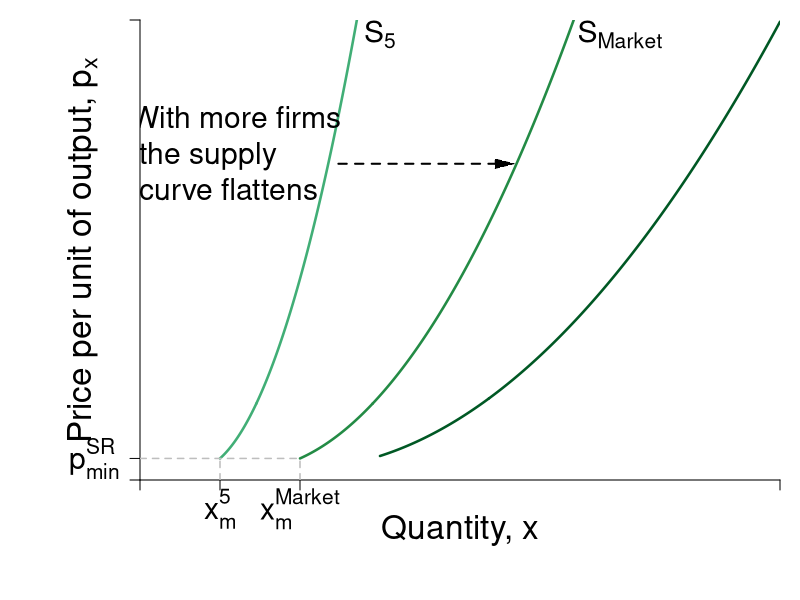

Recreate this plot in R.
#Graph Designer: Simon Halliday
#Authors: Bowles, Foley and Halliday
#Title: Coordination, Conflict and Competition: A Text in Microeconomics

require(shape)
pdf(file = "firmmarketsupply/supply_upward_market_cube.pdf", width = 9, height = 7)

#Set parameters for graphics
pointsize <- 1.8
axislabelsize <- 2
labelsize <- 1.8
namesize <- 1.8
annotatesize <- 1.8
graphlinewidth <- 2.5
segmentlinewidth <- 1.5

COL <- c("#7fc97f", "#beaed4", "#fdc086", "#ffff99", "#386cb0", "#f0027f", "#bf5b17", "#666666")
COLA <- c("#e0f3db", "#99d8c9","#66c2a4","#41ae76", "#238b45", "#005824")
COLB <- c("#c6dbef", "#4eb3d3", "#2b8cbe", "#0868ac","#084081")

#Edited the margins to cater for the larger LHS labels
par(mar =  c(6, 7, 1, 1))

AvgRevenue <- function(x, rmax = 12, xmax = 12){
  rmax - (rmax/xmax)*x
}

MRevenue <- function(x, rmax = 12, xmax = 12){
  rmax - 2*(rmax/xmax)*x
}

Cost <- function(x, c0 = 6, c1 = 2, c2 = -0.5, c3 = 0.3){
  c0 + c1*x + c2*x^2 + c3*x^3 
}

AvgCost <- function(x, c0 = 6, c1 = 2, c2 = -1, c3 = 0.2){
  c0/x + c1 + c2*x + c3*x^2
}

AvgVarCost <- function(x, c0 = 6, c1 = 2, c2 = -1, c3 = 0.2){
  c1 + c2*x + c3*x^2
}

MCost <- function(x, c1 = 2, c2 = -1, c3 = 0.2){
  c1 + 2*c2*x + 3*c3*x^2
}

TwoFirmMCost <- function(x, c1 = 2, c2 = -1/2, c3 = 0.2/4){
  c1 + 2*c2*x + 3*c3*x^2
}

FiveFirmMCost <- function(x, c1 = 2, c2 = -1/5, c3 = 0.2/25){
  c1 + 2*c2*x + 3*c3*x^2
}

MarketMCost <- function(x, c1 = 2, c2 = -1/10, c3 = 0.2/100){
  c1 + 2*c2*x + 3*c3*x^2
}

MarketMCost_2 <- function(x, c1 = 2, c2 = -1/15, c3 = 0.2/220){
  c1 + 2*c2*x + 3*c3*x^2
}

xlims <- c(0, 100)
#xlims <- c(0, 75) 
ylims <- c(0, 16)

npts <- 501 

plot(0, 0, xlim = xlims, ylim = ylims, type = "n",
     xlab = expression(paste("")),
     ylab = expression(paste("")), 
     xaxt = "n", 
     yaxt = "n", 
     cex.lab = axislabelsize, 
     bty = "n",
     xaxs="i", 
     yaxs="i")

# ticksy <- seq(from = ylims[1], to = ylims[2], by = 1)
# ylabels <- seq(from = ylims[1], to = ylims[2], by = 1)
# ticksx <- seq(from = xlims[1], to = xlims[2], by = 1)
# xlabels <- seq(from = xlims[1], to = xlims[2], by = 1)
ticksy <- c(0, MCost(x = 2.5), ylims[2])
ylabels <- c(NA,  expression(paste(p[min]^{SR})), NA)
ticksx <- c(0,2.5*5, 2.5*10, xlims[2])
xlabels <- c(NA, NA, NA, NA)

axis(1, at = ticksx, pos = 0, labels = xlabels, cex.axis = labelsize)
axis(2, at = ticksy, pos = 0, labels = ylabels, las = 1, cex.axis = labelsize)

npts <- 500 
xx1 <- seq(xlims[1], xlims[2], length.out = npts)
xx2 <- seq(5/2, 3.63514, length.out = npts)
xx3 <- seq(3.63514, xlims[2], length.out = npts)
xx4 <- seq(3.63514*2, xlims[2], length.out = npts)
xx5 <- seq(3.63514*5, xlims[2], length.out = npts)
xx6 <- seq(3.63514*10, xlims[2], length.out = npts)
xx11 <- seq(3.63514*15, xlims[2], length.out = npts)

xx7 <- seq(2.5, 3.63514, length.out = npts)
xx8 <- seq(2.5*2, 3.63514*2, length.out = npts)
xx9 <- seq(2.5*5, 3.63514*5, length.out = npts)
xx10 <- seq(2.5*10, 3.63514*10, length.out = npts)
xx12 <- seq(2.5*15, 3.63514*15, length.out = npts)

#lines(xx1, AvgCost(xx1), col = COLA[6], lwd = graphlinewidth)
#lines(xx1, AvgVarCost(xx1), col = COLA[5], lwd = graphlinewidth)
#lines(xx3, MCost(xx3), col = COLA[2], lwd = graphlinewidth)
#lines(xx4, TwoFirmMCost(xx4), col = COLA[3], lwd = graphlinewidth)
lines(xx5, FiveFirmMCost(xx5), col = COLA[4], lwd = graphlinewidth)
lines(xx6, MarketMCost(xx6), col = COLA[5], lwd = graphlinewidth)
#lines(xx7, MCost(xx7), col = COLA[2], lwd = graphlinewidth)
#lines(xx8, TwoFirmMCost(xx8), col = COLA[3], lwd = graphlinewidth)
lines(xx9, FiveFirmMCost(xx9), col = COLA[4], lwd = graphlinewidth)
lines(xx10, MarketMCost(xx10), col = COLA[5], lwd = graphlinewidth)

lines(xx11, MarketMCost_2(xx11), col = COLA[6], lwd = graphlinewidth)

lines(xx12, MarketMCost_2(xx12), col = COLA[6], lwd = graphlinewidth)


#Label the axes
mtext(expression(paste("Quantity, ", x)), side = 1, line = 2.5, cex = axislabelsize)
#mtext(expression(paste("Quantity of output, ", x)), side = 1, line = 2.5, cex = axislabelsize)
text(-9, 0.5*ylims[2], expression(paste("Price per unit of output, ", p[x])), xpd = TRUE, cex = axislabelsize, srt = 90) 

#Label curves
# text(6.1, 4.9, expression(paste(ac(x))), cex = labelsize)
# text(7.5, 4.9, expression(paste(avc(x))), cex = labelsize)
#text(8, 15.5, expression(paste(S[1])), cex = labelsize)
#text(15, 15.5, expression(paste(S[2])), cex = labelsize)
text(37.5, 15.5, expression(paste(S[5])), cex = labelsize)
text(75, 15.5, expression(paste(S[Market])), cex = labelsize)

#text(9, 8.5, expression(paste("curve for")), cex = labelsize)
#text(9, 9, expression(paste("1 firm")), cex = labelsize)

#text(8, 8, expression(paste(mc(x))), cex = labelsize)


text(15, 10, expression(paste("With more firms\n the supply\n curve flattens")), cex = labelsize)
#text(15, 9.2+5, expression(paste("the supply curve")), cex = labelsize)
#text(15, 8.4+5, expression(paste("flattens")), cex = labelsize)
#Arrows(6.5 ,11, 10, 11, col = "black", code = 2, lty = 2, lwd = 2, arr.type = "triangle", arr.lwd = 0.5)
#Arrows(13 ,11, 27, 11, col = "black", code = 2, lty = 2, lwd = 2, arr.type = "triangle", arr.lwd = 0.5)
Arrows(31 ,11, 57, 11, col = "black", code = 2, lty = 2, lwd = 2, arr.type = "triangle", arr.lwd = 0.5)
#Draw segments for total costs
# segments(0, MCost(x = 5/2), 3.63514, MCost(x = 5/2), lty = 2, col = "gray" , lwd = segmentlinewidth)
# segments(5/2, 0, 5/2, MCost(x = 5/2), lty = 2, col = "gray" , lwd = segmentlinewidth)
# 

#segments(0, MarketMCost(x = 3.63514*10), 3.63514*10, MarketMCost(x = 3.63514*10), lty = 2, col = "gray" , lwd = segmentlinewidth)
# segments(3.63514, 0, 3.63514, MCost(x = 3.63514), lty = 2, col = "gray" , lwd = segmentlinewidth)
# segments(3.63514*2, 0, 3.63514*2, TwoFirmMCost(x = 3.63514*2), lty = 2, col = "gray" , lwd = segmentlinewidth)
# segments(3.63514*5, 0, 3.63514*5, FiveFirmMCost(x = 3.63514*5), lty = 2, col = "gray" , lwd = segmentlinewidth)
# segments(36.3514, 0, 36.3514, MarketMCost(x = 36.3514), lty = 2, col = "gray" , lwd = segmentlinewidth)

segments(0, MarketMCost(x = 2.5*10), 2.5*10, MarketMCost(x = 2.5*10), lty = 2, col = "gray" , lwd = segmentlinewidth)
#segments(2.5, 0, 2.5, MCost(x = 2.5), lty = 2, col = "gray" , lwd = segmentlinewidth)
#segments(2.5*2, 0, 2.5*2, TwoFirmMCost(x = 2.5*2), lty = 2, col = "gray" , lwd = segmentlinewidth)
segments(2.5*5, 0, 2.5*5, FiveFirmMCost(x = 2.5*5), lty = 2, col = "gray" , lwd = segmentlinewidth)
segments(2.5*10, 0, 2.5*10, MarketMCost(x = 2.5*10), lty = 2, col = "gray" , lwd = segmentlinewidth)


#Label Points for comparison
# points(3.63514, MCost(x = 3.63514), pch = 16, col = "black", cex = 1.5)
# text(3.63514 + 1, MCost(x = 3.63514) - 0.65, expression(a), cex = labelsize)
# points(3.63514*2, TwoFirmMCost(x = 3.63514*2), pch = 16, col = "black", cex = 1.5)
# text(3.63514*2 + 1, TwoFirmMCost(x = 3.63514*2) - 0.65, expression(b), cex = labelsize)
# points(3.63514*5, FiveFirmMCost(x = 3.63514*5), pch = 16, col = "black", cex = 1.5)
# text(3.63514*5 + 1, FiveFirmMCost(x = 3.63514*5) - 0.65, expression(c), cex = labelsize)
# points(3.63514*10, MarketMCost(x = 3.63514*10), pch = 16, col = "black", cex = 1.5)
# text(3.63514*10 + 1, MarketMCost(x = 3.63514*10) - 0.65, expression(d), cex = labelsize)

# points(5/2, MCost(x = 5/2), pch = 16, col = "black", cex = 1.5)
# text(5/2 + 0.15, MCost(x = 5/2) - 0.15, expression(b), cex = labelsize)

#Arrow to for sr losses
# text(1.5, 2.22, expression(paste(p[min]^{SR} < p, phantom() < p[min]^{LR})), cex = labelsize)
# text(1.5, 2, expression(paste("short-run losses")), cex = labelsize)
# text(1.5, 1.78, expression(paste("firm supplies x")), cex = labelsize)
# text(1.5, 1.6, expression(paste("in short run")), cex = labelsize)
# text(1.5, 1.38, expression(paste("not long run")), cex = labelsize)
# 



#Arrow to for sr shutdown
# text(5.5, 0.7, expression(paste(p < p[min]^{SR})), cex = labelsize)
# text(5.5, 0.45, expression(paste("unable to cover fixed costs")), cex = labelsize)
# text(5.5, 0.25, expression(paste("firm shuts down")), cex = labelsize)
# Arrows(3.8, 0.1, 3.8, MCost(x = 5/2) - 0.1, col = "black", code = 3, lty = 1, lwd = 2, arr.type = "triangle", arr.lwd = 0.5)
text(2.5*5, -1, expression(paste(x[m]^{5})), xpd = TRUE, cex = labelsize)
text(2.5*10, -1, expression(paste(x[m]^{Market})), xpd = TRUE, cex = labelsize)

dev.off()
